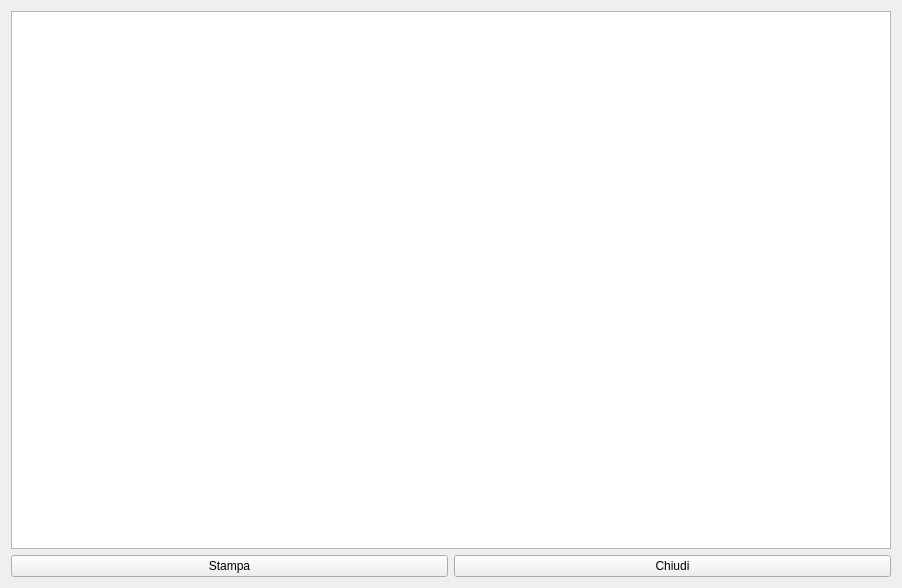
<?xml version="1.0" encoding="UTF-8"?>
<ui version="4.0">
 <class>HPreferred_Lots</class>
 <widget class="QWidget" name="HPreferred_Lots">
  <property name="windowModality">
   <enum>Qt::ApplicationModal</enum>
  </property>
  <property name="geometry">
   <rect>
    <x>0</x>
    <y>0</y>
    <width>902</width>
    <height>588</height>
   </rect>
  </property>
  <property name="windowTitle">
   <string>Lotti predefiniti (panoramica)</string>
  </property>
  <property name="windowIcon">
   <iconset resource="icons.qrc">
    <normaloff>:/Resources/Text-columns64.png</normaloff>:/Resources/Text-columns64.png</iconset>
  </property>
  <layout class="QVBoxLayout" name="verticalLayout">
   <item>
    <widget class="QTableView" name="tvPreferredLots">
     <property name="editTriggers">
      <set>QAbstractItemView::NoEditTriggers</set>
     </property>
     <property name="alternatingRowColors">
      <bool>true</bool>
     </property>
     <property name="selectionBehavior">
      <enum>QAbstractItemView::SelectRows</enum>
     </property>
     <property name="sortingEnabled">
      <bool>true</bool>
     </property>
     <attribute name="horizontalHeaderStretchLastSection">
      <bool>true</bool>
     </attribute>
     <attribute name="verticalHeaderVisible">
      <bool>false</bool>
     </attribute>
    </widget>
   </item>
   <item>
    <layout class="QHBoxLayout" name="horizontalLayout">
     <item>
      <widget class="QPushButton" name="pbPrint">
       <property name="text">
        <string>Stampa</string>
       </property>
       <property name="icon">
        <iconset resource="icons.qrc">
         <normaloff>:/Resources/print-icon.png</normaloff>:/Resources/print-icon.png</iconset>
       </property>
       <property name="iconSize">
        <size>
         <width>32</width>
         <height>32</height>
        </size>
       </property>
      </widget>
     </item>
     <item>
      <widget class="QPushButton" name="pbClose">
       <property name="text">
        <string>Chiudi</string>
       </property>
       <property name="icon">
        <iconset resource="icons.qrc">
         <normaloff>:/Resources/Actions-window-close-icon.png</normaloff>:/Resources/Actions-window-close-icon.png</iconset>
       </property>
       <property name="iconSize">
        <size>
         <width>32</width>
         <height>32</height>
        </size>
       </property>
      </widget>
     </item>
    </layout>
   </item>
  </layout>
 </widget>
 <resources>
  <include location="icons.qrc"/>
 </resources>
 <connections/>
</ui>
